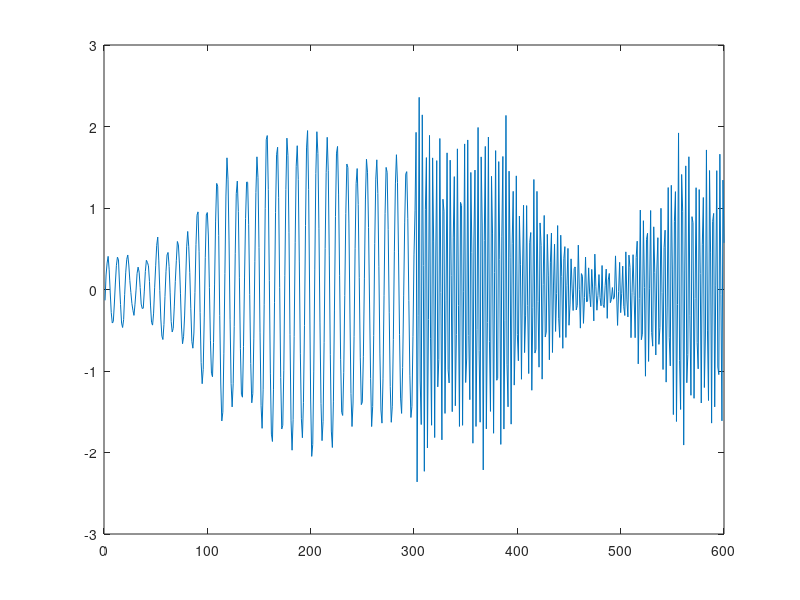

This figure's MATLAB source: (Note: this script raises an error after producing the figure.)
% programme de test

NbPoints=600; 
NbPoints-rem(NbPoints,2); % force NbPoints to be even

bruit=randn(NbPoints,1);
signal1=filter([1 0 0],[1 -2*0.98*cos(2*pi*0.1) 1],bruit);
signal1=signal1(NbPoints/2+1:NbPoints); signal1=signal1/std(signal1);
signal2=filter([1 0 0],[1 -2*0.98*cos(2*pi*0.3) 1],bruit);
signal2=signal2(NbPoints/2+1:NbPoints); signal2=signal2/std(signal2);
signal=[signal1;signal2];

figure(1); plot(signal); drawnow;

[psd1,freqs]=parafrep(correlmx(signal( 10+(1:50)),2,'fbhermitian'),128,'ar');
[psd2,freqs]=parafrep(correlmx(signal(500+(1:50)),2,'fbhermitian'),128,'ar');

figure(2); plot(freqs,20*log10(psd1),freqs,20*log10(psd2)); drawnow;

figure(3); tfrparam(signal,10:5:600,256,2,51,1,'fbhermitian','ar',1);
figure(4); tfrparam(signal,10:5:600,256,2,51,1,'fbhermitian','capon',1);
figure(5); tfrparam(signal,10:5:600,256,2,51,1,'fbhermitian','lagunas',1);
figure(6); tfrparam(signal,10:5:600,256,30,51,1,'fbhermitian','periodogram',1);


